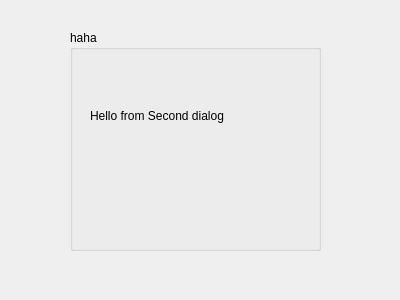
<?xml version="1.0" encoding="UTF-8"?>
<ui version="4.0">
 <class>SecDialog</class>
 <widget class="QDialog" name="SecDialog">
  <property name="geometry">
   <rect>
    <x>0</x>
    <y>0</y>
    <width>400</width>
    <height>300</height>
   </rect>
  </property>
  <property name="windowTitle">
   <string>Dialog</string>
  </property>
  <widget class="QGroupBox" name="groupBox">
   <property name="geometry">
    <rect>
     <x>70</x>
     <y>30</y>
     <width>251</width>
     <height>221</height>
    </rect>
   </property>
   <property name="title">
    <string>haha</string>
   </property>
   <widget class="QLabel" name="label">
    <property name="geometry">
     <rect>
      <x>20</x>
      <y>40</y>
      <width>231</width>
      <height>91</height>
     </rect>
    </property>
    <property name="text">
     <string>Hello from Second dialog</string>
    </property>
   </widget>
  </widget>
 </widget>
 <resources/>
 <connections/>
</ui>
